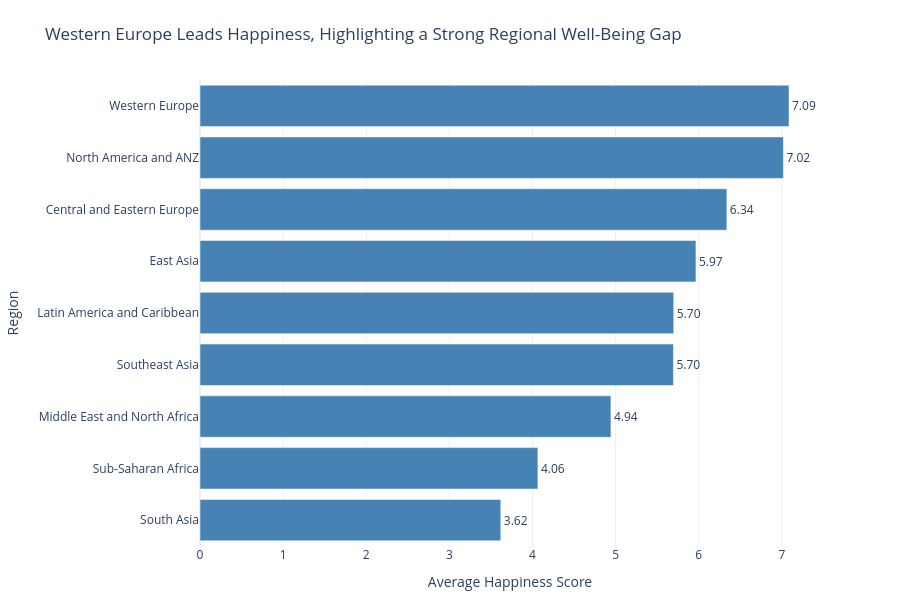

Here is the notebook cell this chart was saved with:
### Markdown cell above
---
## Task 1 — Regional Comparison Bar Chart

**What to build:** A horizontal bar chart showing the **average happiness score by region**, sorted from highest to lowest.

**Requirements:**
- Horizontal orientation (category names are long)
- Sorted by score, descending (so the happiest region is at the top)
- Zero baseline on x-axis
- At least one design choice that goes beyond the Plotly default (colour, annotation, labels, etc.)
- An insight title that answers: *which region stands out and why does it matter?*

**Hint:** Use `df.groupby('Region')['Happiness_Score'].mean()` to compute the averages.

### Code cell
# Task 1: Regional comparison bar chart
# -------------------------------------

# Step 1: Compute average happiness score by region
region_avg = (df.groupby('Region')['Happiness_Score']
              .mean()
              .reset_index()
              .sort_values('Happiness_Score'))  # sort for horizontal bar

print(region_avg)

# Step 2: Build your chart
fig = px.bar(
    region_avg,
    x='Happiness_Score',
    y='Region',
    orientation='h',
    text='Happiness_Score',
    color_discrete_sequence=['steelblue'],
    title='Western Europe Leads Happiness, Highlighting a Strong Regional Well-Being Gap'
)
 
# Add value labels to the bars
fig.update_traces(
    texttemplate='%{text:.2f}',
    textposition='outside'
)
 
# Make sure the x-axis starts at zero
fig.update_xaxes(
    range=[0, None],
    title='Average Happiness Score',
    zeroline=True
)
 
# Improve appearance
fig.update_layout(
    yaxis_title='Region',
    template='plotly_white',
    height=600,
    margin=dict(l=20, r=80, t=80, b=50)
)
 
fig.show()

### Figure 1 — Plotly figure (JSON) as saved in the notebook; plotly's stock layout.template omitted (floating-point values rounded to 4 significant figures)
{"data": [{"hovertemplate": "Happiness_Score=%{text}<br>Region=%{y}<extra></extra>", "legendgroup": "", "marker": {"color": "steelblue", "pattern": {"shape": ""}}, "name": "", "orientation": "h", "showlegend": false, "text": [3.618, 4.065, 4.943, 5.695, 5.699, 5.966, 6.338, 7.018, 7.086], "textposition": "outside", "texttemplate": "%{text:.2f}", "type": "bar", "x": [3.618, 4.065, 4.943, 5.695, 5.699, 5.966, 6.338, 7.018, 7.086], "xaxis": "x", "y": ["South Asia", "Sub-Saharan Africa", "Middle East and North Africa", "Southeast Asia", "Latin America and Caribbean", "East Asia", "Central and Eastern Europe", "North America and ANZ", "Western Europe"], "yaxis": "y"}], "layout": {"barmode": "relative", "height": 600, "legend": {"tracegroupgap": 0}, "margin": {"b": 50, "l": 20, "r": 80, "t": 80}, "title": {"text": "Western Europe Leads Happiness, Highlighting a Strong Regional Well-Being Gap"}, "xaxis": {"anchor": "y", "domain": [0, 1], "range": [0, null], "title": {"text": "Average Happiness Score"}, "zeroline": true}, "yaxis": {"anchor": "x", "domain": [0, 1], "title": {"text": "Region"}}}}
